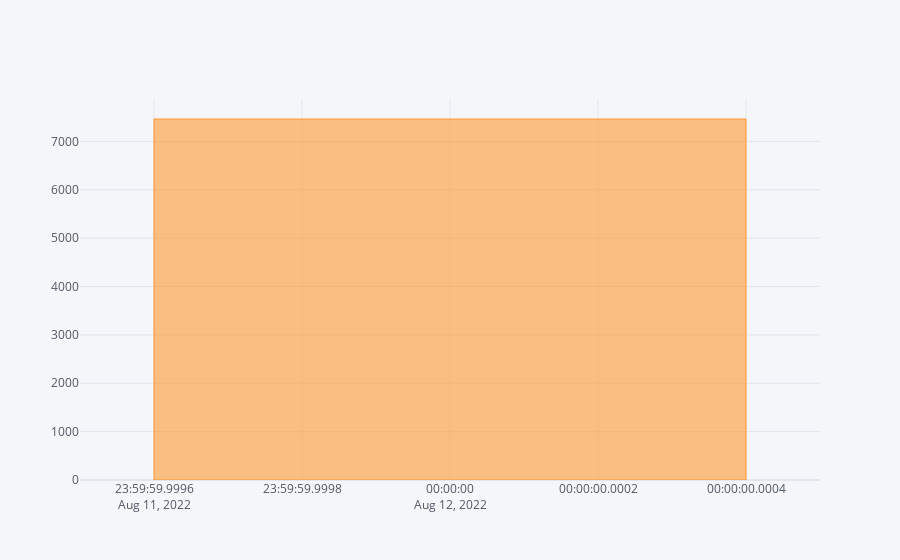

Notebook code cell kept with this figure:
### Code cell
final_nifty['Sigma Value'].iplot(kind='bar')

### Figure 1 — Plotly figure (JSON) as saved in the notebook; plotly's stock layout.template omitted (floating-point values rounded to 4 significant figures)
{"data": [{"marker": {"color": "rgba(255, 153, 51, 0.6)", "line": {"color": "rgba(255, 153, 51, 1.0)", "width": 1}}, "name": "Sigma Value", "orientation": "v", "text": "", "type": "bar", "x": ["2022-08-12"], "y": [7465.0]}], "layout": {"legend": {"bgcolor": "#F5F6F9", "font": {"color": "#4D5663"}}, "paper_bgcolor": "#F5F6F9", "plot_bgcolor": "#F5F6F9", "title": {"font": {"color": "#4D5663"}}, "xaxis": {"gridcolor": "#E1E5ED", "showgrid": true, "tickfont": {"color": "#4D5663"}, "title": {"font": {"color": "#4D5663"}, "text": ""}, "zerolinecolor": "#E1E5ED"}, "yaxis": {"gridcolor": "#E1E5ED", "showgrid": true, "tickfont": {"color": "#4D5663"}, "title": {"font": {"color": "#4D5663"}, "text": ""}, "zerolinecolor": "#E1E5ED"}}}
